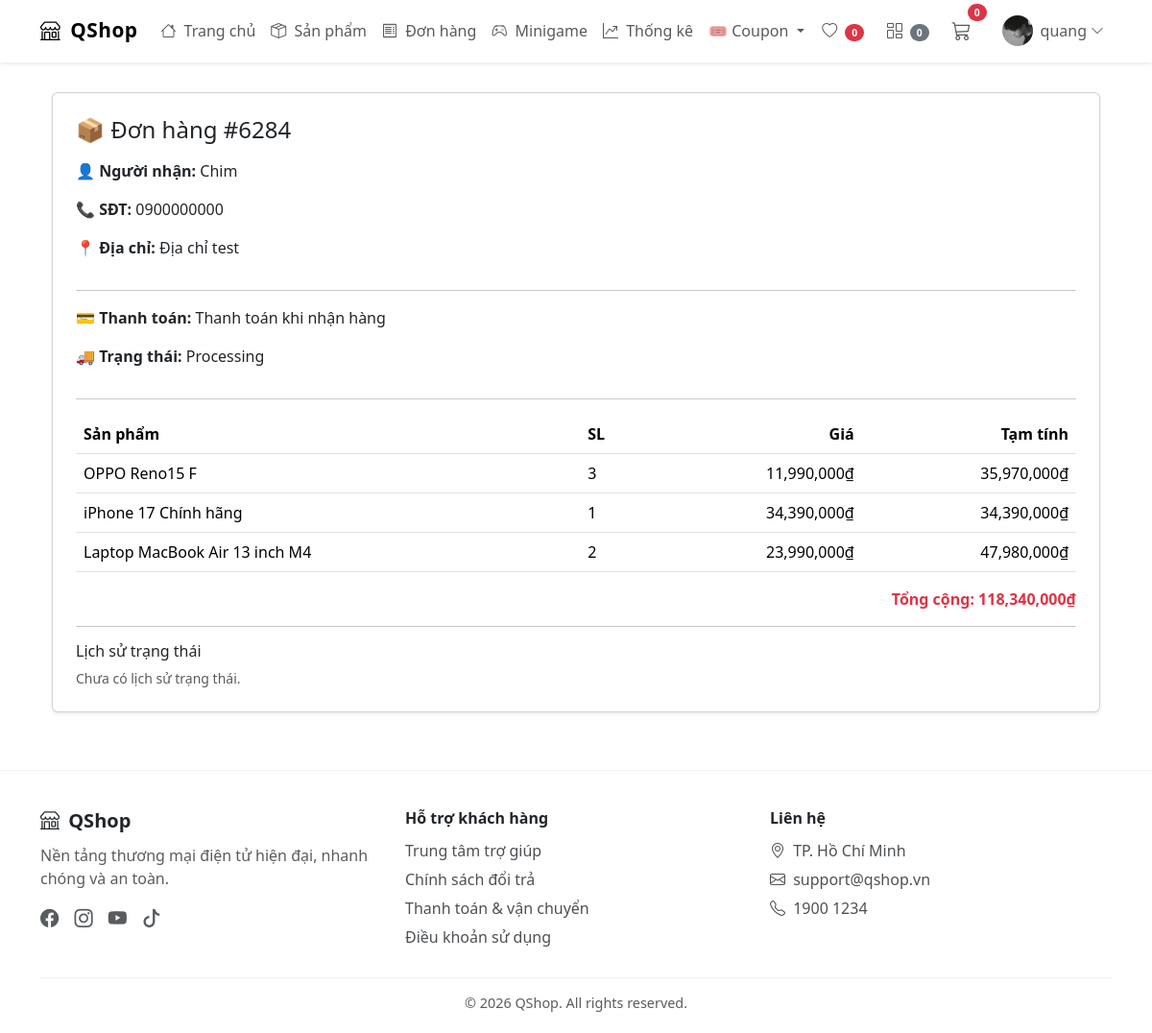
The app's page /shops/orders/6284/qr/ (signed in), older data.
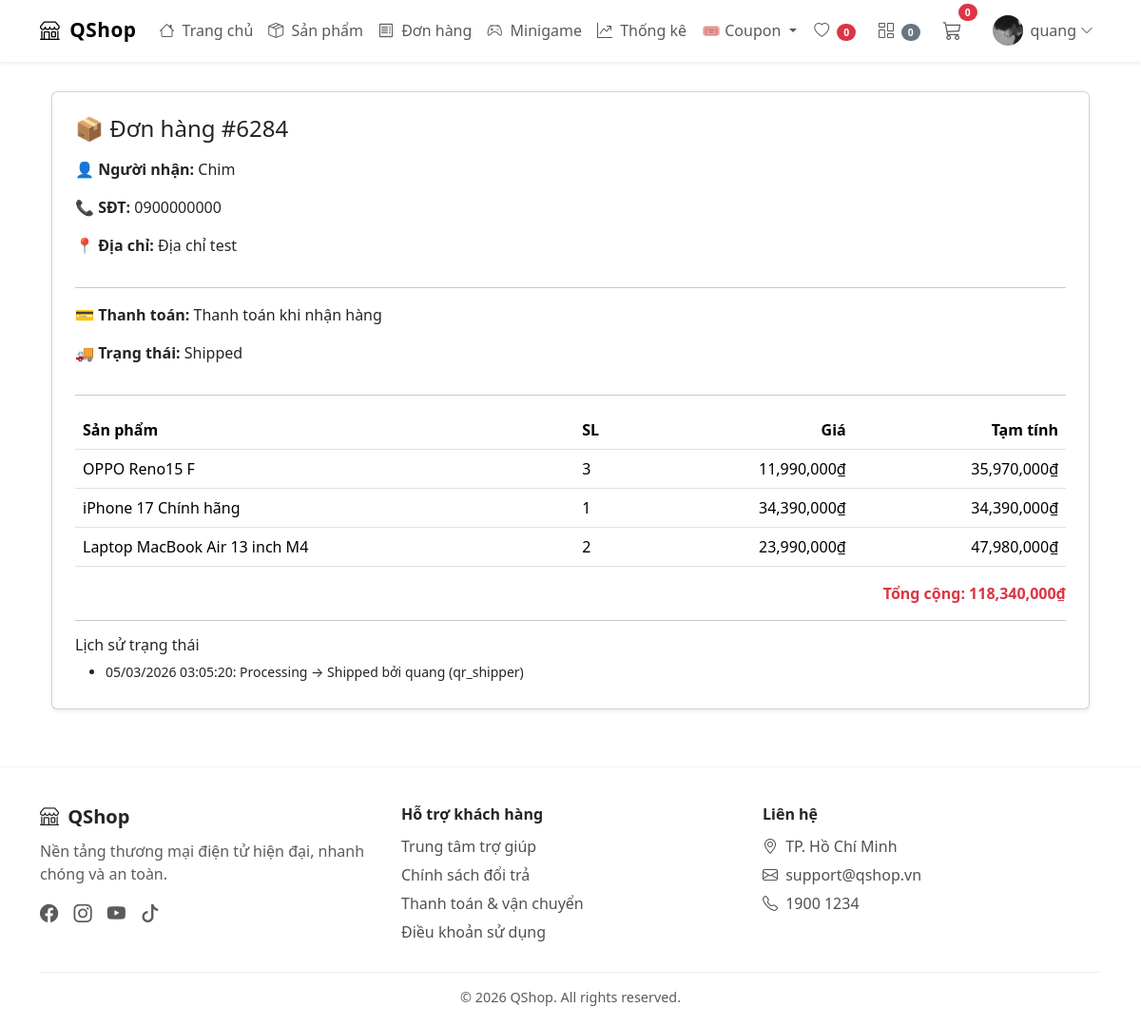
The same page, newer data.
### users/models.py (models this page shows, shortened)
class Profile(models.Model):
    user = models.OneToOneField(settings.AUTH_USER_MODEL , on_delete=models.CASCADE)
    photo = models.ImageField(upload_to='users/%Y/%m/%d/', blank=True)
    phone = models.CharField(max_length=20, blank=True)
    address = models.TextField(blank=True)
    latitude = models.FloatField(null=True, blank=True)
    longitude = models.FloatField(null=True, blank=True)
    points = models.IntegerField(default=0)
    lifetime_points = models.IntegerField(default=0)
    minigame_plays = models.IntegerField(default=0)
    RANK_NEWBIE = "Newbie"
    RANK_EXPLORER = "Explorer"
    RANK_SHOPPER = "Shopper"
    RANK_REGULAR = "Regular"
    RANK_PREMIUM = "Premium"
    RANK_GOLD = "Gold Buyer"
    RANK_PLATINUM = "Platinum Buyer"
    RANK_DIAMOND = "Diamond Buyer"
    RANK_ELITE = "Elite Buyer"
    RANK_LEGEND = "Legend Buyer"
    RANK_CHOICES = (
        (RANK_NEWBIE, "Newbie"),
        (RANK_EXPLORER, "Explorer"),
        (RANK_SHOPPER, "Shopper"),
        (RANK_REGULAR, "Regular"),
        (RANK_PREMIUM, "Premium"),
        (RANK_GOLD, "Gold Buyer"),
        (RANK_PLATINUM, "Platinum Buyer"),
        (RANK_DIAMOND, "Diamond Buyer"),
        (RANK_ELITE, "Elite Buyer"),
        (RANK_LEGEND, "Legend Buyer"),
    )
    rank = models.CharField(
        max_length=30,
        choices=RANK_CHOICES,
        default=RANK_NEWBIE
    )

### shops/models.py (models this page shows, shortened)
class Order(models.Model):
    STATUS_CHOICES = (
        ('Pending', 'Pending'),
        ('Processing', 'Processing'),
        ('Shipped', 'Shipped'),
        ('Delivered', 'Delivered'),
        ('Cancelled', 'Cancelled'),
    )
    user = models.ForeignKey(settings.AUTH_USER_MODEL, on_delete=models.CASCADE, related_name='orders')
    address = models.CharField(max_length=255)
    phone = models.CharField(max_length=20)
    total_price = models.IntegerField()
    created_at = models.DateTimeField(default=timezone.now)
    updated_at = models.DateTimeField(auto_now=True)
    paid = models.BooleanField(default=False)
    status = models.CharField(max_length=20, choices=STATUS_CHOICES, default='Pending')
    shipping_method = models.CharField(max_length=50, default='Standard')
    shipping_cost = models.IntegerField(default=0)
    coupon = models.ForeignKey('Coupon', on_delete=models.SET_NULL, null=True, blank=True)
    discount = models.IntegerField(default=0)
    qr_token = models.UUIDField(
        default=uuid.uuid4,
        unique=True,
        editable=False
    )
    tracking_code = models.CharField(
        max_length=20,
        default='',
        blank=True
    )
    PAYMENT_CHOICES = (
        ('COD', 'Thanh toán khi nhận hàng'),
        ('BANK', 'Chuyển khoản ngân hàng'),
        ('MOMO', 'Chuyển khoản ví điện tử MoMo'),
        ('VNPAY', 'Chuyển khoản ví điện tử VNPAY'),
    )
    payment_method = models.CharField(
        max_length=10,
        choices=PAYMENT_CHOICES,
        default='COD'
    )
    rank_discount = models.IntegerField(default=0)
    class Meta:
        ordering = ('-created_at',)
        indexes = [
            models.Index(fields=["status", "-created_at"]),
            models.Index(fields=["user", "-created_at"]),
            models.Index(fields=["paid", "status"]),
        ]

class OrderItem(models.Model):
    order = models.ForeignKey(Order, on_delete=models.CASCADE, related_name='items')
    product = models.ForeignKey(Product, on_delete=models.CASCADE, related_name='order_items')
    price = models.IntegerField()
    quantity = models.PositiveIntegerField(default=1)
    @property
    def total_cost(self):
        return self.price * self.quantity

class Product(models.Model):
    name = models.CharField(max_length=200)
    slug = models.SlugField(unique=True)
    price = models.IntegerField()
    old_price = models.IntegerField(null=True, blank=True)
    image = models.URLField(max_length=500)
    sold = models.IntegerField(default=0)
    description = models.TextField(null=True, blank=True)
    stock = models.IntegerField(default=0)
    reserved_stock = models.IntegerField(default=0)
    available = models.BooleanField(default=True)
    category = models.ForeignKey(Category, on_delete=models.SET_NULL, null=True, blank=True)
    class Meta:
        indexes = [
            models.Index(fields=["available"]),
            models.Index(fields=["available", "reserved_stock"]),
        ]

class OrderStatusLog(models.Model):
    order = models.ForeignKey(
        Order,
        on_delete=models.CASCADE,
        related_name="status_logs",
    )
    changed_by = models.ForeignKey(
        settings.AUTH_USER_MODEL,
        on_delete=models.SET_NULL,
        null=True,
        blank=True,
        related_name="order_status_logs",
    )
    from_status = models.CharField(max_length=20)
    to_status = models.CharField(max_length=20)
    source = models.CharField(max_length=50, default="system")
    changed_at = models.DateTimeField(auto_now_add=True)
    class Meta:
        ordering = ("-changed_at",)
        indexes = [
            models.Index(fields=["order", "-changed_at"]),
            models.Index(fields=["source", "-changed_at"]),
        ]

### shops/views.py (the view)
# urls.py: path('orders/<int:order_id>/qr/', views.order_qr_detail, name='order_qr_detail'),
@login_required
def order_qr_detail(request, order_id):
    order = get_object_or_404(
        Order,
        id=order_id
    )
    if not _can_view_order(request, order):
        return HttpResponseForbidden("Bạn không có quyền xem đơn hàng này.")
    status_logs = order.status_logs.select_related("changed_by").all()
    return render(request, 'shops/order_qr_detail.html', {
        'order': order,
        'status_logs': status_logs,
    })

### shops/context_processors.py (called while the page is built)
def cart_context(request):
    cart = request.session.get('cart', {})
    cart_items_count = len(cart)
    compare_items_count = len(request.session.get("compare_products", []))
    wishlist_items_count = 0
    if request.user.is_authenticated:
        cache_key = f"wishlist_items_count:{request.user.id}"
        cached_count = cache.get(cache_key)
        if cached_count is None:
            cached_count = WishlistItem.objects.filter(user=request.user).count()
            cache.set(cache_key, cached_count, 60)
        wishlist_items_count = cached_count
    return {
        'cart_items_count': cart_items_count,
        'compare_items_count': compare_items_count,
        'wishlist_items_count': wishlist_items_count,
        'cart': cart
    }

### shops/views.py (called while the page is built)
def _can_view_order(request, order):
    return (
        request.user.is_authenticated and
        (request.user.is_staff or request.user.is_superuser or order.user_id == request.user.id)
    )

### shops/templates/shops/order_qr_detail.html (shortened to what this page needs)
{% extends "shops/base.html" %}
{% load humanize %}
{% block content %}
<div class="container my-4">
  <div class="card p-4 shadow-sm">
    <h4 class="mb-3">📦 Đơn hàng #{{ order.id }}</h4>
    <p><strong>👤 Người nhận:</strong>
      {{ order.user.get_full_name|default:order.user.username }}</p>
    <p><strong>📞 SĐT:</strong> {{ order.phone }}</p>
    <p><strong>📍 Địa chỉ:</strong> {{ order.address }}</p>
    <hr>
    <p><strong>💳 Thanh toán:</strong>
      {{ order.get_payment_method_display }}</p>
    <p><strong>🚚 Trạng thái:</strong>
      {{ order.get_status_display|default:order.status }}</p>
    <hr>
    <table class="table">
      <thead>
        <tr>
          <th>Sản phẩm</th>
          <th>SL</th>
          <th class="text-end">Giá</th>
          <th class="text-end">Tạm tính</th>
        </tr>
      </thead>
      <tbody>
        {% for item in order.items.all %}
        <tr>
          <td>{{ item.product.name }}</td>
          <td>{{ item.quantity }}</td>
          <td class="text-end">{{ item.price|intcomma }}₫</td>
          <td class="text-end">{{ item.total_cost|intcomma }}₫</td>
        </tr>
        {% endfor %}
      </tbody>
    </table>
    <div class="text-end fw-bold text-danger">
      Tổng cộng: {{ order.total_price|intcomma }}₫
    </div>
    <hr>
    <h6>Lịch sử trạng thái</h6>
    {% if status_logs %}
    <ul class="mb-0">
      {% for log in status_logs %}
      <li class="small mb-1">
        {{ log.changed_at|date:"d/m/Y H:i:s" }}:
        {{ log.from_status }} → {{ log.to_status }}
        {% if log.changed_by %}
        bởi {{ log.changed_by.username }}
        {% else %}
        bởi hệ thống
        {% endif %}
        ({{ log.source }})
      </li>
      {% endfor %}
    </ul>
    {% else %}
    <p class="text-muted small mb-0">Chưa có lịch sử trạng thái.</p>
    {% endif %}
  </div>
</div>
{% endblock %}

### shops/templates/shops/base.html (shortened to what this page needs)
<!doctype html>
{% load static %}
<html lang="vi">
  <head>
    <link
      href="https://cdn.jsdelivr.net/npm/bootstrap@5.3.8/dist/css/bootstrap.min.css"
      rel="stylesheet"
    />
    <link
      rel="stylesheet"
      href="https://cdn.jsdelivr.net/npm/bootstrap-icons@1.11.1/font/bootstrap-icons.css"
    />
  </head>
  <body>
    <nav class="navbar navbar-expand-lg fixed-top glass-nav shadow-sm">
      <div class="container">
        <a class="navbar-brand brand-logo" href="{% url 'shops:index' %}">
          <i class="bi bi-shop me-1"></i> QShop
        </a>
        <div class="collapse navbar-collapse" id="navbar">
          <ul class="navbar-nav me-auto">
            <li class="nav-item">
              <a class="nav-link" href="{% url 'shops:index' %}">
                <i class="bi bi-house me-1"></i> Trang chủ
              </a>
            </li>
            <li class="nav-item">
              <a class="nav-link" href="{% url 'shops:product' %}">
                <i class="bi bi-box-seam me-1"></i> Sản phẩm
              </a>
            </li>
            <li class="nav-item">
              <a class="nav-link" href="{% url 'shops:order_history' %}">
                <i class="bi bi-receipt me-1"></i> Đơn hàng
              </a>
            </li>
            <li class="nav-item">
              <a class="nav-link" href="{% url 'users:minigame' %}">
                <i class="bi bi-controller me-1"></i> Minigame
              </a>
            </li>
            {% if request.user.is_authenticated and request.user.is_staff or request.user.is_superuser %}
            <li class="nav-item">
              <a class="nav-link" href="{% url 'shops:shop_stats' %}">
                <i class="bi bi-graph-up-arrow me-1"></i> Thống kê
              </a>
            </li>
            {% endif %}
            {% if user.is_authenticated and perms.shops.view_coupon %}
            <li class="nav-item dropdown">
              <a
                class="nav-link dropdown-toggle"
                href="#"
                role="button"
                data-bs-toggle="dropdown"
              >
                🎟️ Coupon
              </a>
            </li>
            {% endif %}
          </ul>
          <ul class="navbar-nav ms-auto align-items-center">
            <li class="nav-item me-2">
              <a class="nav-link" href="{% url 'shops:wishlist' %}">
                <i class="bi bi-heart"></i>
                <span class="badge bg-danger rounded-pill mini-badge">{{ wishlist_items_count }}</span>
              </a>
            </li>
            <li class="nav-item me-2">
              <a class="nav-link" href="{% url 'shops:compare' %}">
                <i class="bi bi-columns-gap"></i>
                <span class="badge bg-secondary rounded-pill mini-badge">{{ compare_items_count }}</span>
              </a>
            </li>
            <li class="nav-item me-3 position-relative">
              <a class="nav-link" href="{% url 'shops:cart_detail' %}">
                <i class="bi bi-cart3 fs-5"></i>
                <span
                  id="cart-count"
                  class="badge bg-danger rounded-pill cart-badge"
                  >{{ cart_items_count }}</span
                >
              </a>
            </li>
            {% if request.user.is_authenticated %}
            <li class="nav-item dropdown">
              <a
                class="nav-link d-flex align-items-center"
                data-bs-toggle="dropdown"
                href="#"
              >
                <img
                  src="{% if request.user.profile.photo %}{{ request.user.profile.photo.url }}{% else %}https://i.pravatar.cc/150?u={{ request.user.id }}{% endif %}"
                  class="rounded-circle me-2"
                  width="32"
                  height="32"
                  style="object-fit: cover"
                />
                {{ request.user.username }}
                <i class="bi bi-chevron-down ms-1 small"></i>
              </a>
            </li>
            {% endif %}
          </ul>
        </div>
      </div>
    </nav>
    <main class="container pt-5 mt-4">
       {% block content %}{% endblock %}
    </main>
    <footer class="site-footer">
      <div class="container">
        <div class="row g-4">
          <div class="col-md-4">
            <h5 class="footer-title"><i class="bi bi-shop me-1"></i> QShop</h5>
            <p class="text-muted">
              Nền tảng thương mại điện tử hiện đại, nhanh chóng và an toàn.
            </p>
            <div class="social-icons mt-2">
              <a href="#"><i class="bi bi-facebook"></i></a>
              <a href="#"><i class="bi bi-instagram"></i></a>
              <a href="#"><i class="bi bi-youtube"></i></a>
              <a href="#"><i class="bi bi-tiktok"></i></a>
            </div>
          </div>
          <div class="col-md-4">
            <h6 class="footer-title">Hỗ trợ khách hàng</h6>
            <a href="#" class="footer-link">Trung tâm trợ giúp</a>
            <a href="#" class="footer-link">Chính sách đổi trả</a>
            <a href="#" class="footer-link">Thanh toán & vận chuyển</a>
            <a href="#" class="footer-link">Điều khoản sử dụng</a>
          </div>
          <div class="col-md-4">
            <h6 class="footer-title">Liên hệ</h6>
            <div class="footer-link">
              <i class="bi bi-geo-alt me-1"></i> TP. Hồ Chí Minh
            </div>
            <div class="footer-link">
              <i class="bi bi-envelope me-1"></i> support@qshop.vn
            </div>
            <div class="footer-link">
              <i class="bi bi-telephone me-1"></i> 1900 1234
            </div>
          </div>
        </div>
        <div class="footer-bottom text-center mt-4">
          © {{ now|default:"2026" }} QShop. All rights reserved.
        </div>
      </div>
    </footer>
  </body>
</html>

### shops/templates/shops/base.html (style rules this page uses)
.glass-nav { background: rgba(255, 255, 255, 0.7) !important; backdrop-filter: blur(12px); border-bottom: 1px solid rgba(255, 255, 255, 0.3); }
.brand-logo { font-weight: bold; font-size: 1.3rem; letter-spacing: 0.5px; }
.cart-badge { position: absolute; top: -5px; right: -8px; font-size: 0.65rem; }
.mini-badge { margin-left: 4px; font-size: 0.65rem; }
.site-footer { background: rgba(255, 255, 255, 0.85); backdrop-filter: blur(10px); border-top: 1px solid rgba(0, 0, 0, 0.05); margin-top: 60px; padding: 40px 0 20px; }
.footer-title { font-weight: 600; margin-bottom: 12px; }
.footer-link { display: block; color: inherit; text-decoration: none; margin-bottom: 6px; opacity: 0.8; }
.footer-bottom { border-top: 1px solid rgba(0, 0, 0, 0.08); margin-top: 20px; padding-top: 15px; font-size: 0.9rem; opacity: 0.75; }
.social-icons a { color: inherit; font-size: 1.2rem; margin-right: 12px; opacity: 0.75; }

Row changes from the older to the newer data that the page shows:
changed Order "Địa chỉ test": status "Processing" → "Shipped"
added OrderStatusLog: changed_at "05/03/2026 03:05:20", from_status "Processing", to_status "Shipped", changed_by.username "quang", source "qr_shipper"
Text that changed along with them:
text no longer shown: "Chưa có lịch sử trạng thái."
